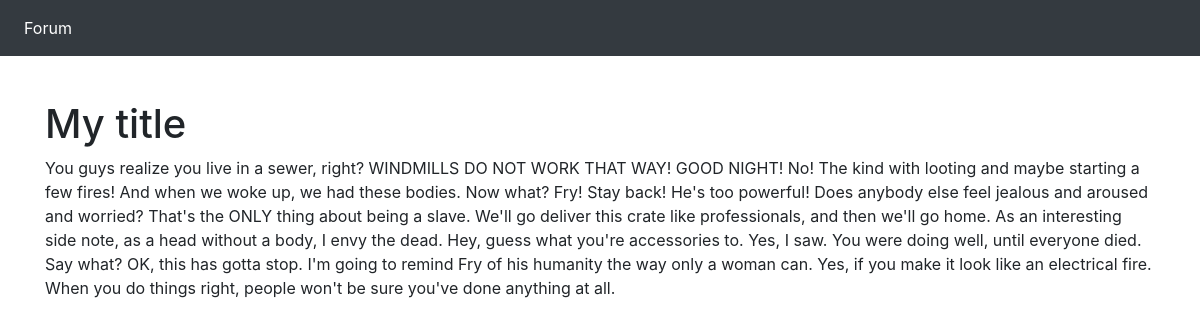
The page /index.php?p=article&id=1 on the database its author committed.
### tables this page shows
CREATE TABLE `article` (
  `id` int(11) NOT NULL,
  `title` varchar(255) DEFAULT NULL,
  `content` longtext,
  `date` datetime DEFAULT NULL
);

### application/Autoload.php (called while the page is built, shortened)
<?php
class Autoload
{
    static function autoload($class){
        if (strpos($class, __NAMESPACE__ . '\\') === 0){
            $class = str_replace(__NAMESPACE__ . '\\', '', $class);
            $class = str_replace('\\', '/', $class);
        }
    }
}

### application/Database.php (called while the page is built, shortened)
<?php
class Database {
    private $pdo;
    private function getPDO() {
        if ($this->pdo === null) {
            $pdo = new PDO('mysql:dbname=trainingplan;host=localhost', 'root', '');
            $pdo->setAttribute(PDO::ATTR_ERRMODE, PDO::ERRMODE_EXCEPTION);
            $this->pdo = $pdo;
        }
        return $this->pdo;
    }
    public function prepare($statment, $attributes, $class_name,$one = false)
    {
        $request = $this->getPDO()->prepare($statment);
        $request->execute($attributes);
        $request->setFetchMode(PDO::FETCH_CLASS, $class_name);
        if ($one) {
            $data = $request->fetch();
        } else {
            $data = $request->fetchAll();
        }
        return $data;
    }
}

### pages/single.php (the view)
<?php
$post = $db->prepare('SELECT * FROM article WHERE id = ?', [$_GET['id']],'Application\Table\Article', true);
?>
<h1><?= $post->title; ?></h1>
<p><?= $post->content ?></p>

### rows shown on the page
article: title "My title", content "You guys realize you live in a sewer, right? WINDMILLS DO NOT WORK THAT WAY! GOOD NIGHT! No! The kind with looting and maybe starting a few fires! And when we woke up, we had these bodies. Now what? Fry! Stay back! He's too powerful! Does anybody else feel jealous and aroused and worried? That's the ONLY thing about being a slave. We'll go deliver this crate like professionals, and then we'll go home. As an interesting side note, as a head without a body, I envy the dead. Hey, guess what you're accessories to. Yes, I saw. You were doing well, until everyone died. Say what? OK, this has gotta stop. I'm going to remind Fry of his humanity the way only a woman can. Yes, if you make it look…"
